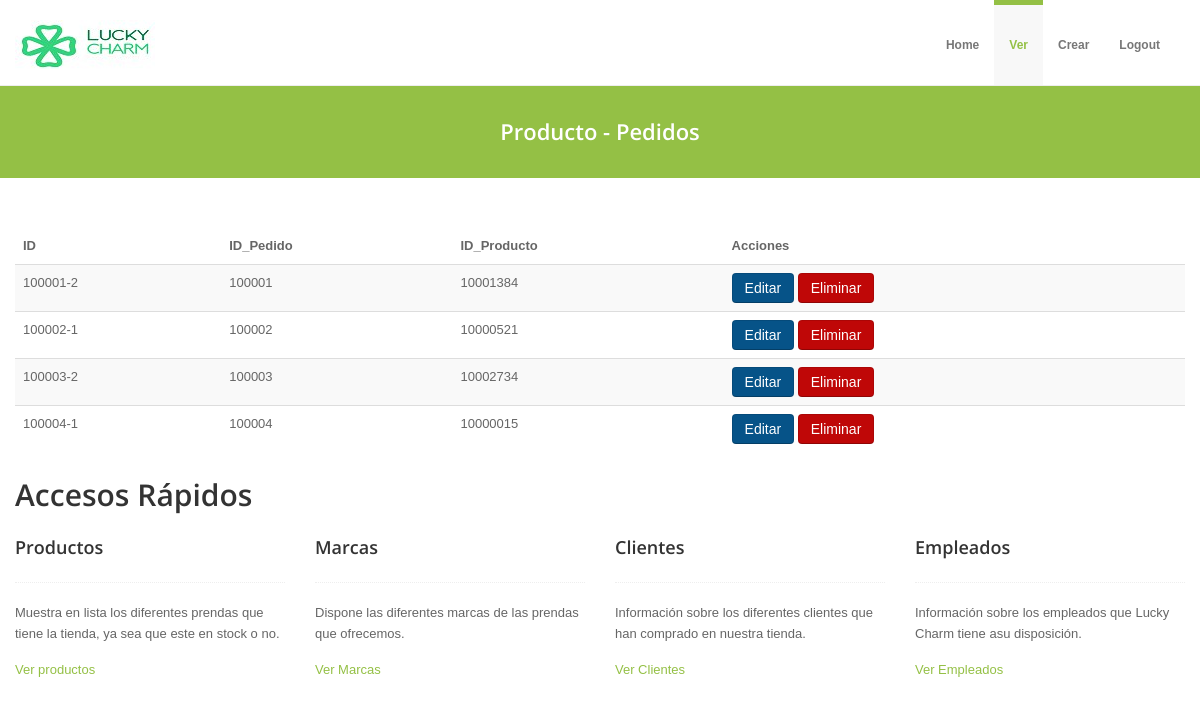
Page /prodped on the committed database.
### Tienda/models.py (models this page shows, shortened)
class prod_pedido(models.Model):
    id_pro_ped=models.CharField(max_length=10)
    cantidad=models.IntegerField(null=True)
    id_pedido=models.ForeignKey(pedido,on_delete=models.CASCADE)
    id_producto=models.ForeignKey(producto,on_delete=models.CASCADE)

class pedido(models.Model):
    id_pedido=models.CharField(max_length=20)
    fecha=models.DateField()
    igv=models.IntegerField()
    monto=models.IntegerField()
    monto_igv=models.IntegerField(null=True)
    id_emp=models.ForeignKey(empleado,on_delete=models.CASCADE)
    iden_cli=models.ForeignKey(cliente,on_delete=models.CASCADE)

class producto(models.Model):
    id_producto= models.CharField(max_length=8)
    id_marca= models.ForeignKey(marca, on_delete=models.CASCADE)
    tipo= models.CharField(max_length=20)
    XS='Extra Small'
    S='Small'
    M='Medium'
    L='Large'
    XL='Extra Large'
    XXL='2 Extra Large'
    TALLA=((XS,'Extra Small'),(S,'Small'),(M,'Medium'),(L,'Large'),(XL,'Extra Large'),(XXL,'2 Extra Large'))
    talla=models.CharField(max_length=20, choices=TALLA)
    precio= models.IntegerField()
    DISPONIBLE='Disponible'
    NODISPONIBLE='No Disponible'
    ESTADO=((DISPONIBLE,'Disponible'),(NODISPONIBLE,'No Disponible'))
    estado=models.CharField(max_length=20, choices=ESTADO)
    stock=models.IntegerField(null=True)

### Tienda/views.py (the view)
# urls.py: path('prodped',prodpedlist.as_view(), name='Productos-Pedidos'),
class prodpedlist(ListView):
    model= prod_pedido
    template_name= 'prodped.html'

### Tienda/templates/prodped.html (shortened to what this page needs)
{% extends "basever.html" %}
{% block t %} Producto - Pedidos {% endblock %}
{% block content %}
<div class="table-responsive">
    <table class="table table-striped table-sm">
      <thead>
        <tr>
          <th>ID</th>
          <th>ID_Pedido</th>
          <th>ID_Producto</th>
          <th>Acciones</th>
        </tr>
      </thead>
      <tbody>
        {% if object_list %}
        {% for pp in object_list %}
        <tr>
          <td>{{pp.id_pro_ped}}</td>
          <td>{{pp.id_pedido.id_pedido}}</td>
          <td>{{pp.id_producto.id_producto}}</td>
          <td>
            <a class="btn btn-primary" href="{% url 'Prod_Pedidoseditar' pp.id %}">Editar</a>
            <a class="btn btn-danger" href="{% url 'Prod_Pedidoseliminar' pp.id %}">Eliminar</a>
          </td>
        </tr>
        {% endfor %}
        {% else %}
        <h1>
            No hay registros
        </h1>
        {% endif %}
      </tbody>
    </table>
  </div>
{% endblock %}

### Tienda/static/color/default.css (style rules this page uses)
a { color: #94c045; }

### Tienda/static/css/overwrite.css (style rules this page uses)
body { margin: 0; font-family: Tahoma, Arial, sans-serif; font-size: 13px; line-height: 1.6em; color: #666; background-color: #ffffff; }
a { color: #0088cc; text-decoration: none; }
.btn { display: inline-block; *display: inline; *zoom: 1; padding: 4px 12px; margin-bottom: 0; font-size: 14px; line-height: 20px; text-align: center; vertical-align: middle; cursor: pointer; color: #333333; text-shadow: 0 1px 1px rgba(255, 255, 255, 0.75); background-color: #f5f5f5; border-color: #e6e6e6 #e6e6e6 #bfbfbf; border-color: rgba(0, 0, 0, 0.1) rgba(0, 0, 0, 0.1) rgba(0, 0, 0, 0.25); *background-color: #e6e6e6; filter: progid:DXImageTransform.Microsoft.gradient(enabled = false); border: 1px solid #bbbbbb; *border: 0; border-bottom-color: #a2a2a2; *margin-left: .3em; -webkit-box-shadow: none; -moz-box-shadow: none; box-shadow: none; }
.btn:first-child { *margin-left: 0; }
.btn-primary { color: #ffffff; text-shadow: none; background-color: #065388; *background-color: #065388; background-image: -moz-linear-gradient(top, #065388, #065388); background-image: -webkit-gradient(linear, 0 0, 0 100%, from(#065388), to(#065388)); background-image: -webkit-linear-gradient(top, #065388, #065388); background-image: -o-linear-gradient(top, #065388, #065388); background-image: linear-gradient(to bottom, #065388, #065388); background-repeat: repeat-x; border-color: #065388 #065388 #065388; border-color: rgba(0, 0, 0, 0.1) rgba(0, 0, 0, 0.1) rgba(0, 0, 0, 0.25); filter: progid:DXImageTransform.Microsoft.gradient(startColorstr='#ff065388', endColorstr='#ff065388', GradientType=0); filter: progid:DXImageTransform.Microsoft.gradient(enabled=false); }
.btn-danger { color: #ffffff; text-shadow: none; background-color: #bf0707; *background-color: #bf0707; background-image: -moz-linear-gradient(top, #bf0707, #bf0707); background-image: -webkit-gradient(linear, 0 0, 0 100%, from(#bf0707), to(#bf0707)); background-image: -webkit-linear-gradient(top, #bf0707, #bf0707); background-image: -o-linear-gradient(top, #bf0707, #bf0707); background-image: linear-gradient(to bottom, #bf0707, #bf0707); background-repeat: repeat-x; border-color: #bf0707 #bf0707 #bf0707; border-color: rgba(0, 0, 0, 0.1) rgba(0, 0, 0, 0.1) rgba(0, 0, 0, 0.25); filter: progid:DXImageTransform.Microsoft.gradient(startColorstr='#ffbf0707', endColorstr='#ffbf0707', GradientType=0); filter: progid:DXImageTransform.Microsoft.gradient(enabled=false); }

### rows in the picture
prod_pedido: id_pro_ped "100001-2", id_pedido.id_pedido "100001", id_producto.id_producto "10001384"
prod_pedido: id_pro_ped "100002-1", id_pedido.id_pedido "100002", id_producto.id_producto "10000521"
prod_pedido: id_pro_ped "100003-2", id_pedido.id_pedido "100003", id_producto.id_producto "10002734"
prod_pedido: id_pro_ped "100004-1", id_pedido.id_pedido "100004", id_producto.id_producto "10000015"
